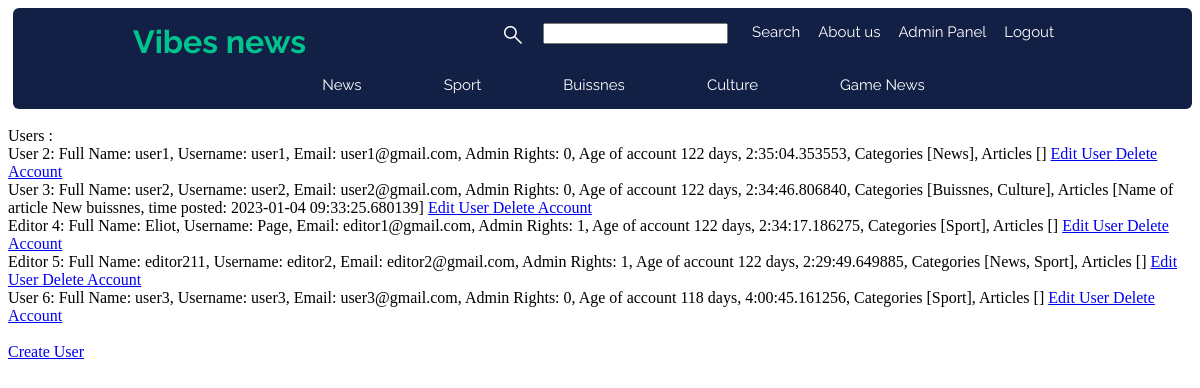
/admin_panel/manage_users (signed in), run on an earlier commit of the app's database.
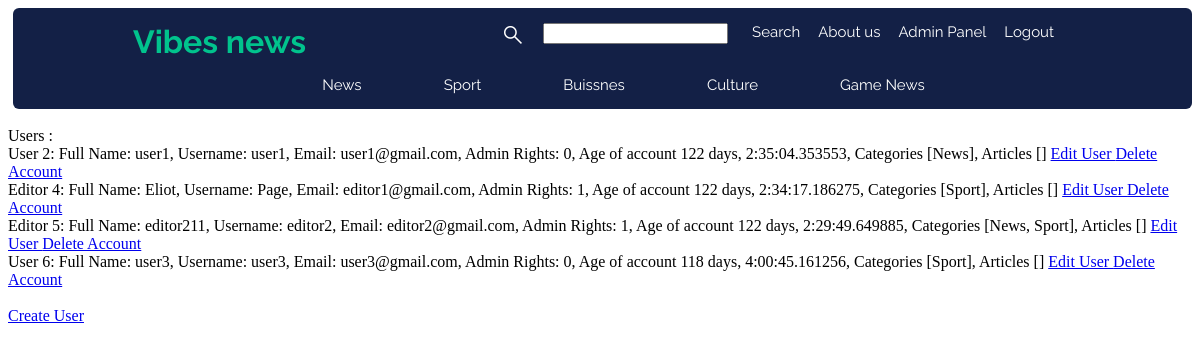
And on a later commit of the database.
### vibes/models.py (models this page shows, shortened)
class User(db.Model, UserMixin):
    id = db.Column (db.Integer, primary_key = True)
    fullname = db.Column (db.String(100), nullable = False)
    username = db.Column (db.String(100), unique = True, nullable = False)
    email = db.Column (db.String(250), unique = True, nullable = False)
    password = db.Column (db.String(255), nullable = False)
    admin_rights = db.Column (db.Integer, nullable = False, default = 0)
    create_time = db.Column (db.DateTime, nullable = False, default = datetime.utcnow)
    articles = db.relationship('Article', backref = 'author', lazy = True)
    category = db.relationship('Category', secondary = Rights, backref = 'users', lazy = True)

class Category(db.Model):
    id = db.Column (db.Integer, primary_key = True)
    name = db.Column (db.String(50), nullable = False)
    articles = db.relationship('Article', backref = 'category', lazy = True)
    def __repr__(self) -> str:
        return f"{self.name}"

class Article(db.Model):
    id = db.Column (db.Integer, primary_key = True)
    title = db.Column (db.String(255), unique = True, nullable = False)
    image_of_article = db.Column (db.String(255), nullable = False, default = 'default.png')
    subtitle = db.Column (db.Text, nullable = False)
    content = db.Column (db.Text, nullable = False)
    source = db.Column (db.String(255), nullable = False)
    time_posted = db.Column (db.DateTime, nullable = False, default = datetime.utcnow)
    category_id = db.Column(db.Integer, db.ForeignKey('category.id'), nullable=False)
    user_id = db.Column(db.Integer, db.ForeignKey('user.id'), nullable = False)
    def __repr__(self) -> str:
        return f"Name of article {self.title}, time posted: {self.time_posted}"

### vibes/admin/routes.py (the view)
@admin.route("/admin_panel/manage_users" , methods= ["GET"])
@login_required
def manage_users():
    if (current_user.is_authenticated and current_user.admin_rights == 2):
        users: list[User] = User.query.filter(User.admin_rights < 2).all()
        time: object = datetime.utcnow()
        return render_template('manage_users.html', title = 'Admin Panel', users = users, time = time )
    else:
        abort(403)

### vibes/models.py (called while the page is built)
@login_manager.user_loader
def load_user(user_id: int) -> object:
    return User.query.get(int(user_id))

### vibes/templates/manage_users.html
{% extends "layout.html" %}
{% block content %}
    <br><div>Users :</div>
    {% for user in users %}
    <div>
        {% if user.admin_rights == 1 %}
            Editor {{user.id}}:
        {% else %}
            User {{user.id}}:
        {% endif %}
        Full Name: {{user.fullname}}, Username: {{user.username}}, Email: {{user.email}}, Admin Rights: {{user.admin_rights}}, Age of account {{time - user.create_time}}, Categories {{user.category}}, Articles {{user.articles}}
        {% if current_user.admin_rights == 2 %}
            <a href="{{url_for('admin.edit_user', user_id = user.id)}}">Edit User </a>
            <a href="{{url_for('admin.delete_user', user_id = user.id)}}">Delete Account</a>
        {% else %}
            <a href="{{url_for('editor.edit_user_editor', user_id = user.id)}}">Edit User </a>
        {% endif %}
    </div>
    {% endfor %}
    <br>
    <div>
        {% if current_user.admin_rights == 2 %}
            <a href="{{url_for('admin.create_user')}}">Create User</a>
        {% elif current_user.admin_rights == 1 %}
            <a href="{{url_for('users.contact_admin')}}">Contact with admin if you want to create new users</a>
        {% endif %}
    </div>
{% endblock content %}

### vibes/templates/layout.html (shortened to what this page needs)
<!DOCTYPE html>
<html lang="en">
  <head>
    <link
      rel="stylesheet"
      href="../static/style.css"
    />
  </head>
  <body>
    <div class="first-nav-bar">
      <div>
        <a
          class="no-decorate"
          href="{{url_for('main.home')}}"
          ><h1 class="logo-bar">
            Vibes news
          </h1>
        </a>
      </div>
      <div class="main-link-nav-bar">
        <span
          class="material-symbols-outlined"
        >
        </span>
        <input class="search-input" />
        <a class="link-nav-bar" href="#"
          >Search</a
        >
        <a
          class="link-nav-bar"
          href="{{url_for('main.about')}}"
          >About us</a
        >
        {% if current_user.is_authenticated %}
          {% if current_user.admin_rights == 2 %}
            <a class="link-nav-bar" href="{{url_for('admin.admin_panel')}}">
              Admin Panel
            </a>
          {% elif current_user.admin_rights == 1 %}
              <a class="link-nav-bar" href="{{url_for('editor.editor_panel')}}">
                Editor Panel
              </a>
          {% elif current_user.admin_rights == 0 %}
              <a class="link-nav-bar" href="{{url_for('user.user_panel')}}">
                Account Panel
              </a>
          {% endif %}
          <a class="link-nav-bar" href="{{url_for('users.logout')}}">
            Logout
          </a>
        {% else %}
          <a
            class="link-nav-bar"
            href="{{url_for('users.login')}}"
            >Account</a
          >
        {% endif %}
      </div>
    </div>
    <div class="second-nav-bar">
      <div
        class="secondary-link-nav-bar"
      >
        <a
          class="link-nav-bar second-nav-bar-links"
          href="{{url_for('users.news_articles')}}"
          >News</a
        >
        <a
          class="link-nav-bar second-nav-bar-links"
          href="{{url_for('users.sport_articles')}}"
          >Sport</a
        >
        <a
          class="link-nav-bar second-nav-bar-links"
          href="{{url_for('users.buissnes_articles')}}"
          >Buissnes</a
        >
        <a
          class="link-nav-bar second-nav-bar-links"
          href="{{url_for('users.culture_articles')}}"
          >Culture</a
        >
        <a
          class="link-nav-bar second-nav-bar-links"
          href="{{url_for('users.game_articles')}}"
          >Game News</a
        >
      </div>
    </div>
    {% block content %}
    {% endblock content %}
  </body>
</html>

### vibes/static/style.css (style rules this page uses)
:root { --black: #191e29; --dark-blue: #132046; --neon-green: #01c38d; --grey: #696e79; --white: #ffff; --font-family: "Raleway", sans-serif; }
.first-nav-bar { display: flex; flex-direction: row; justify-content: space-between; background-color: var(--dark-blue); padding-top: 15px; margin-top: 5px; margin-left: 5px; border-top-left-radius: 0.5vw; border-top-right-radius: 0.5vw; font-family: var(--font-family); }
.second-nav-bar { display: flex; flex-direction: row; justify-content: center; background-color: var(--dark-blue); padding-top: 15px; padding-bottom: 15px; margin-left: 5px; border-bottom-left-radius: 0.5vw; border-bottom-right-radius: 0.5vw; color: var(--neon-green); font-family: var(--font-family); }
.no-decorate { text-decoration: none; color: var(--neon-green); }
.logo-bar { margin: 0; margin-left: 10vw; }
.main-link-nav-bar { display: flex; justify-content: baseline; margin-right: 10vw; }
.search-input { height: 1.25vw; margin-right: 2vw; }
.link-nav-bar { text-decoration: none; color: var(--white); margin-right: 1.5vw; font-size: 1.25vw; }
.second-nav-bar-links { text-decoration: none; color: var(--white); margin-left: 5vw; font-size: 1.25vw; }
.material-symbols-outlined { font-variation-settings: "FILL" 0, "wght" 400, "GRAD" 0, "opsz" 48; color: var(--white); margin-right: 1.5vw; }

What changed in the data, as far as the page shows it:
removed User: id "3", fullname "user2", username "user2", email "user2@gmail.com", admin_rights "0", time-user.create_time "122 days, 2:34:46.806840", category "[Buissnes, Culture]", articles "[Name of article New buissnes, time posted: 2023-01-04 09:33:25.680139]"
